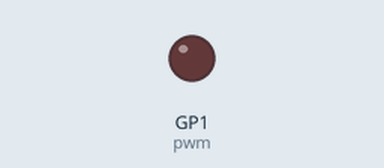
This program was run on a simulated Raspberry Pi Pico running CircuitPython. Shown: output pins drawn as LEDs (lit = HIGH). Wiring (from the project's diagram.json): button on GP0, red LED on GP1.

Above: at 0.05 s.
Timing chart, 0 to 3.0 s (numbered marks = the images above):
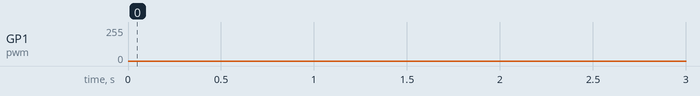

Measured:
- by itself, GP1 (pwm): 0/255 → 250/255 at 22.0 s

The program:

code.py
```python
import pwmio
import board
import time

pwm = pwmio.PWMOut(board.GP1)  # output on LED pin with default of 500Hz

while True:
    for cycle in range(0, 65535):  # Cycles through the full PWM range from 0 to 65535
        pwm.duty_cycle = cycle  # Cycles the LED pin duty cycle through the range of values

    for cycle in range(65534, 0, -1):  # Cycles through the PWM range backwards from 65534 to 0
        pwm.duty_cycle = cycle  # Cycles the LED pin duty cycle through the range of values
```
